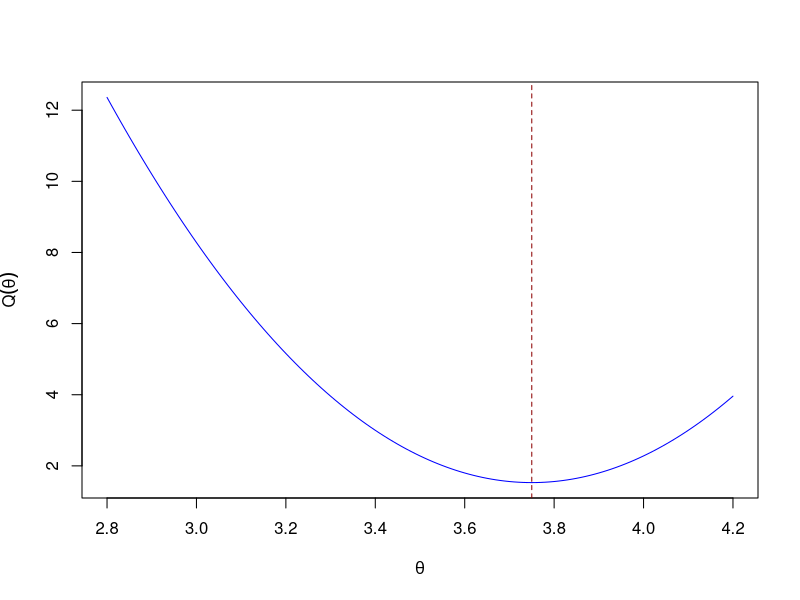
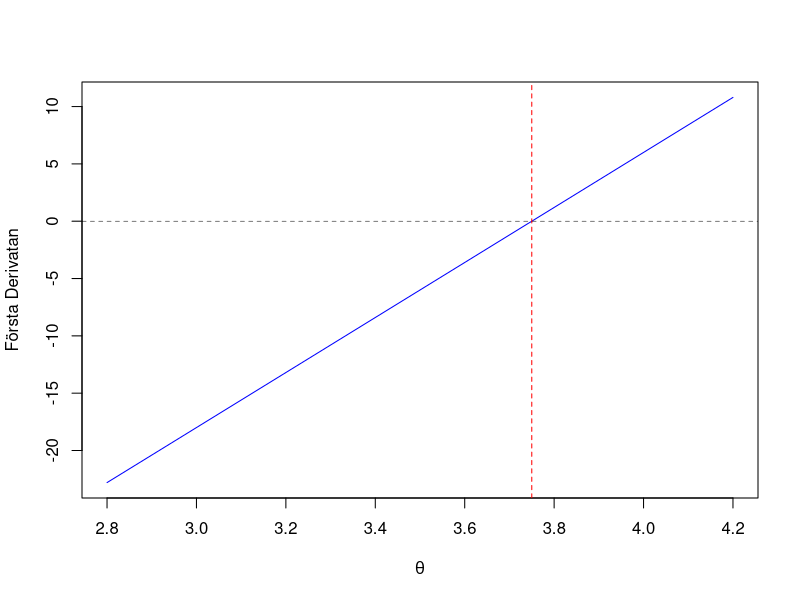
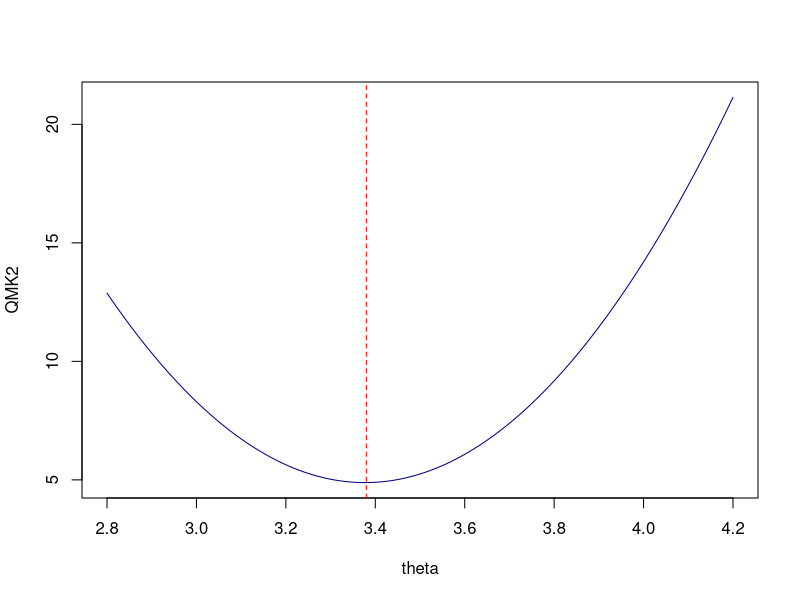
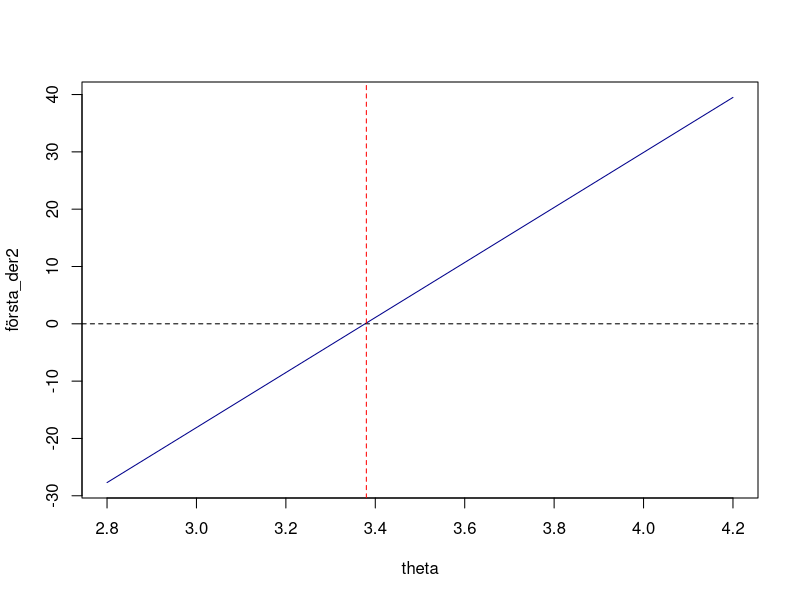
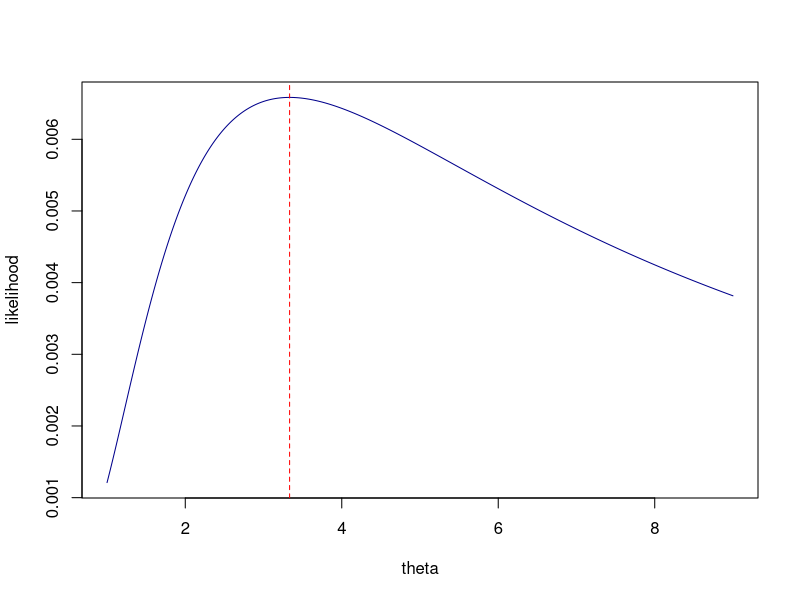
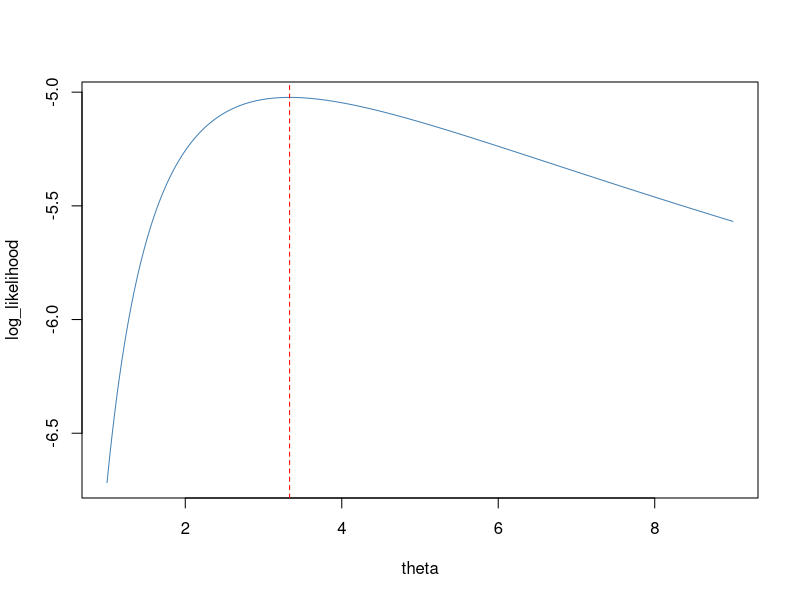
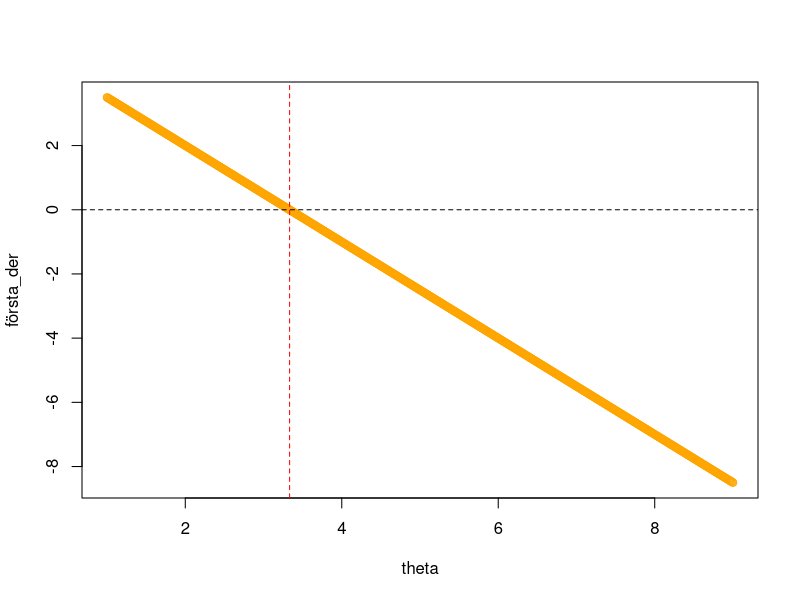

Source code (R) for these figures, in order:
## ---- chunk 1
knitr::opts_chunk$set(echo = TRUE)
## ---- chunk 2

theta <- seq(2.8, 4.2, 0.01)

QMK <- (3.2-theta)^2 + (4.2-theta)^2 + (2.8-theta)^2 + (11.6-3*theta)^2

theta_skattad <- 3.75 # analytiska lösningen

plot(theta, QMK, type = "l", col = "blue", 
     xlab = expression(theta), ylab = expression(Q(theta)))
abline(v = theta_skattad, lty = "dashed", col = "darkred")


## ---- chunk 3

X <- c(3.2, 4.2, 2.8, 11.6)

första_der <- -2*X[1] - 2*X[2] - 2*X[3] - 6*X[4] + 24*theta

plot(theta, första_der, type = "l", col = "blue", xlab = expression(theta), ylab = "Första Derivatan")
abline(a = 0, b = 0, lty = "dashed", lwd = 0.5)
abline(v = theta_skattad, lty = "dashed", col = "red")

## ---- chunk 4

Y <- c(3.05, 2.9, 2.95, 3.2, 2.8, 4.2, 9.05, 11.6)


QMK2 <- 
  (Y[1]-theta)^2 + 
  (Y[2]-theta)^2 + 
  (Y[3]-theta)^2 + 
  (Y[4]-theta)^2 + 
  (Y[5]-theta)^2 + 
  (Y[6] -theta)^2 + 
  (Y[7] -3*theta)^2 + 
  (Y[8] -3*theta)^2

mean(X)
mean(Y)
var(X)
var(Y)
var(QMK)
var(QMK2)

theta_2_skattad <- theta[which.min(QMK2)]

plot(theta, QMK2, type = "l", col = "navy")
abline(v = theta_2_skattad, lty = "dashed", col = "red")


## ---- chunk 5


första_der2 <- -2*Y[1] - 2*Y[2] - 2*Y[3] - 2*Y[4] - 2*Y[5] - 2*Y[6] - 6*Y[7] - 6*Y[8] + 48*theta

plot(theta, första_der2, type = "l", col = "darkblue")
abline(0, 0, lty = "dashed")
abline(v = theta_2_skattad, lty = "dashed", col = "red")

## ---- chunk 6

theta <- seq(1, 9, 0.01)

X <- c(3, 5, 6)


likelihood <- (1/(sqrt(theta*pi)))^3 * exp(-((X[1]-5)^2 + (X[2]-5)^2 + (X[3]-5)^2) / theta)


log_likelihood <- (-3/2)*log(theta) - (3/2)*log(pi) - ((X[1]-5)^2 + (X[2]-5)^2 + (X[3]-5)^2) / theta

theta_hat <- 10/3 # analytiska lösningen

plot(theta, likelihood, type = "l", col = "darkblue")
abline(v = theta_hat, lty = "dashed", lwd = 1, col = "red") 

plot(theta, log_likelihood, type = "l", col = "steelblue")
abline(v = theta_hat, lty = "dashed", lwd = 1, col = "red")


första_der <- (-3*theta)/2 + (X[1] - 5)^2 + (X[2] - 5)^2 + (X[3] - 5)^2 

plot(theta, första_der, col = "orange")
abline(a = 0, b= 0, lty = "dashed")
abline(v = theta_hat, lty = "dashed", lwd = 1, col = "red")
